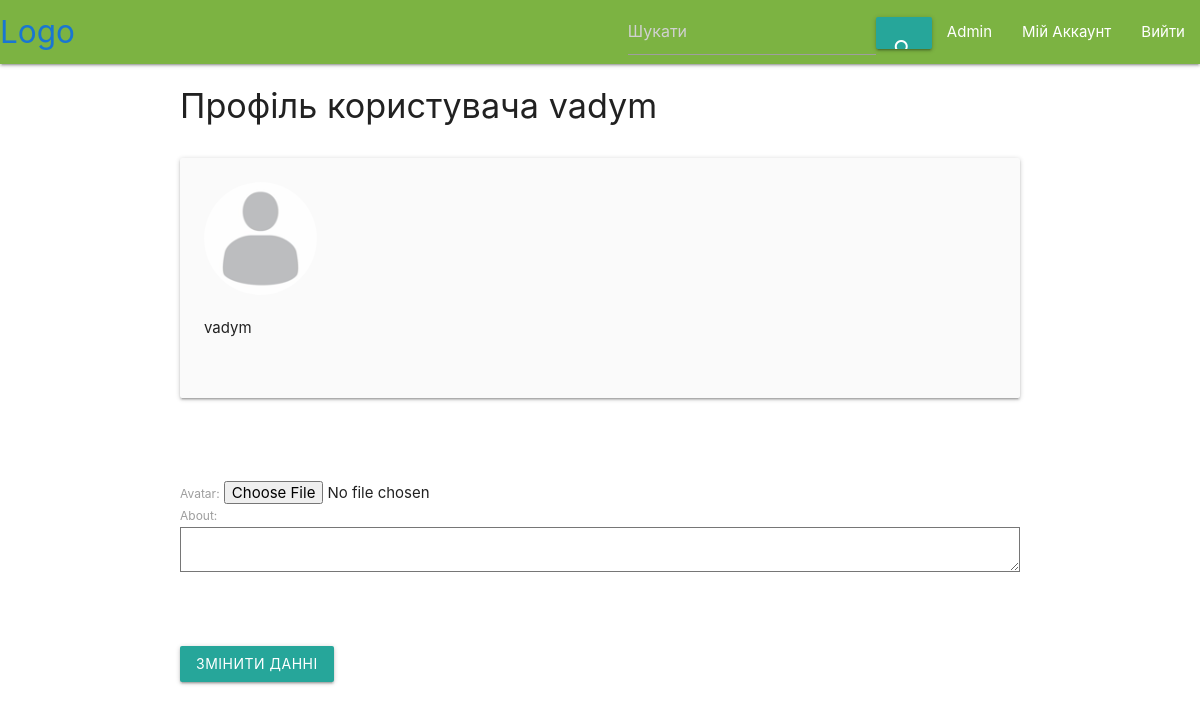
The app's page /profile/ (signed in), older data.
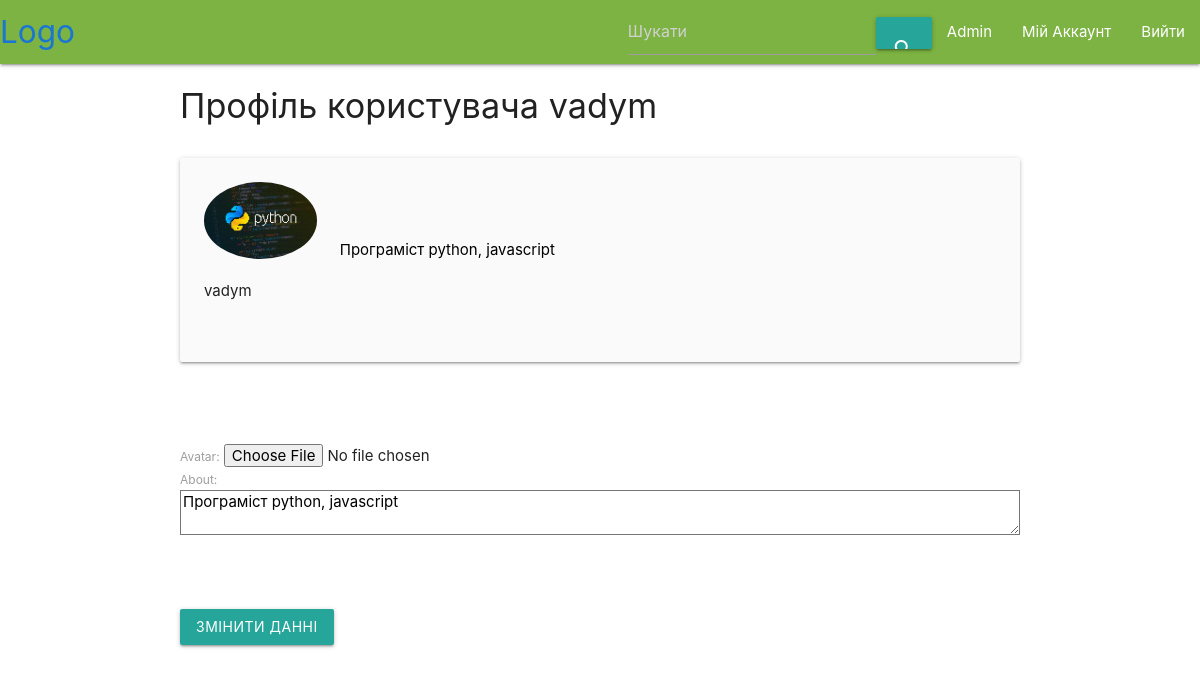
The same page, newer data.
### blog/models.py (models this page shows, shortened)
class Profile(models.Model):
    user = models.OneToOneField(User, on_delete=models.CASCADE)
    avatar = models.ImageField(upload_to='blog/static/img/profiles',
                               default = 'blog/static/img/profiles/default.png',
                               verbose_name = 'Фото профілю')
    about = models.TextField(max_length=500,
                             verbose_name = 'Про себе',
                             blank=True)

### blog/views.py (the view)
# urls.py: path('profile/', views.profile, name='user_profile'),
@login_required
def profile(request):
    if request.method == 'POST':
        profile_form = ProfileForm(request.POST,
                                   request.FILES,
                                   instance=request.user.profile)
        if profile_form.is_valid():
            profile_form.save()
            messages.success(request, "Профіль оновлено")
            return redirect(to='user_profile')
    else:
        try:
            request.user.profile
        except Profile.DoesNotExist:
            Profile.objects.create(user = request.user).save()
        finally:
            profile_form = ProfileForm(instance=request.user.profile)
    profile = request.user.profile
    return render(request, 'profile.html',{
        'profile': profile,
        'profile_form': profile_form
    })

### blog/forms.py
class ProfileForm(forms.ModelForm):
    avatar = forms.ImageField(widget=forms.FileInput(attrs={'class':'form-control-file'}))
    about = forms.CharField(widget=forms.Textarea(attrs={'class':'form-control', 'rows': 8}))
    class Meta:
        model = Profile
        fields = ['avatar', 'about']

### blog/templates/profile.html (shortened to what this page needs)
{% extends 'navbar.html' %}
{% block content %}
    <div class="container">
        <div class="row">
            <h4>Профіль користувача {{user.username}}</h4>
        </div>
        <div class="col s12 m8 offset-m2 l6 offset-l3">
            <div class="card-panel grey lighten-5 z-depth-1">
                <div class="row valign-wrapper">
                    <div class="col s2">
                        <img class="circle responsive-img " src='/{{profile.avatar}}'>
                        <p>{{user.username}}</p>
                    </div>
                <div class="col s10">
                <span class="black-text">
                {{profile.about}}
              </span>
            </div>
          </div>
        </div>
      </div>
            <br><br><br>
        <div class="row">
            <form action="{% url 'user_profile' %}" method="POST" enctype="multipart/form-data">
                {{ profile_form.as_div }}
                <br><br><br>
                <button class="btn waves-effect"
                        type = "submit">
                        Змінити данні
                </button>
            </form>
        </div>
    </div>
{% endblock %}

### blog/templates/navbar.html (shortened to what this page needs)
{% load static %}
<!DOCTYPE HTML>
<html>
    <head>
        <link rel="stylesheet" href="https://cdnjs.cloudflare.com/ajax/libs/materialize/1.0.0/css/materialize.min.css">
    </head>
    <body>
        <nav>
            <div class="nav-wrapper light-green darken-1">
              <a href="/" class="brand-logo blue-text text-darken-2">Logo</a>
              <ul id="nav-mobile" class="right hide-on-med-and-down">
                <li>
                  <form method=POST action="{% url 'search' %}" id="search_nav">
                      <input type="search" name="searchpost" placeholder="Шукати">
                  </form>
                </li>
                <li><button class="waves-effect waves-light btn-small" form="search_nav" type="submit"><i class="material-icons">search</i></button></li>
                <li><a href="/admin">Admin</a></li>
                {% if not user.is_authenticated %}
                  <li><a href="/login">Увійти</a></li>
                  <li><a href="/register">Зареєструватись</a></li>
                {% else %}
                  <li><a href="/profile">Мій Аккаунт</a></li>
                  <li><a href="/logout">Вийти</a></li>
                {% endif %}
              </ul>
            </div>
        </nav>
        {% block content %}
        {% endblock %}
    </body>
</html>

Row changes from the older to the newer data that the page shows:
changed Profile: avatar: picture added in place of a placeholder; about (not shown) → "Програміст python, javascript"
